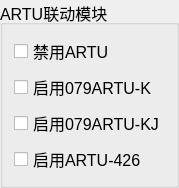
  <widget class="QGroupBox" name="ARTUBox">
   <property name="geometry">
    <rect>
     <x>830</x>
     <y>300</y>
     <width>170</width>
     <height>135</height>
    </rect>
   </property>
   <property name="font">
    <font>
     <pointsize>12</pointsize>
    </font>
   </property>
   <property name="title">
    <string>ARTU联动模块</string>
   </property>
   <property name="checkable">
    <bool>false</bool>
   </property>
   <property name="checked">
    <bool>false</bool>
   </property>
   <layout class="QVBoxLayout" name="verticalLayout_18">
    <item>
     <widget class="QCheckBox" name="forbidARTUCheckBox">
      <property name="font">
       <font>
        <pointsize>12</pointsize>
       </font>
      </property>
      <property name="text">
       <string>禁用ARTU</string>
      </property>
     </widget>
    </item>
    <item>
     <widget class="QCheckBox" name="ARTU079KCheckBox">
      <property name="font">
       <font>
        <pointsize>12</pointsize>
       </font>
      </property>
      <property name="text">
       <string>启用079ARTU-K</string>
      </property>
     </widget>
    </item>
    <item>
     <widget class="QCheckBox" name="ARTU079KJCheckBox">
      <property name="font">
       <font>
        <pointsize>12</pointsize>
       </font>
      </property>
      <property name="text">
       <string>启用079ARTU-KJ</string>
      </property>
     </widget>
    </item>
    <item>
     <widget class="QCheckBox" name="ARTU426CheckBox">
      <property name="font">
       <font>
        <pointsize>12</pointsize>
       </font>
      </property>
      <property name="text">
       <string>启用ARTU-426</string>
      </property>
     </widget>
    </item>
   </layout>
  </widget>
